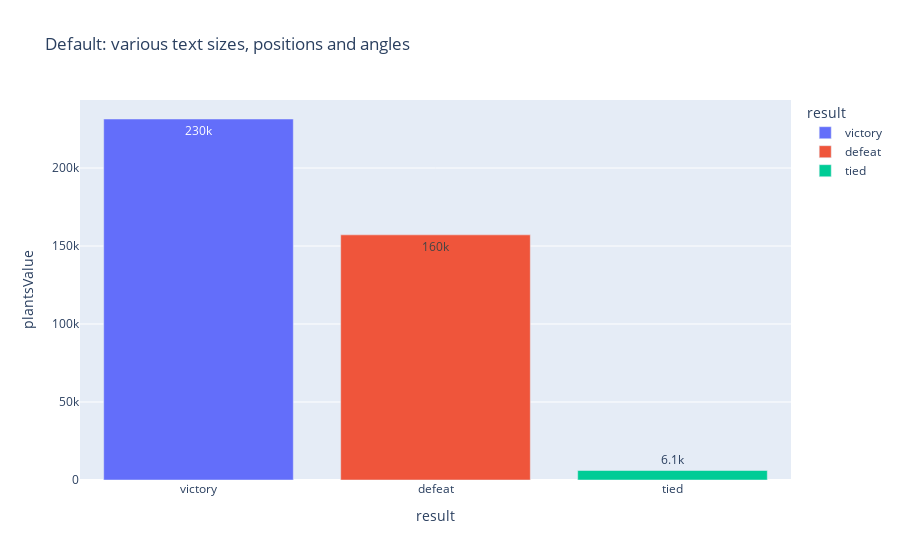
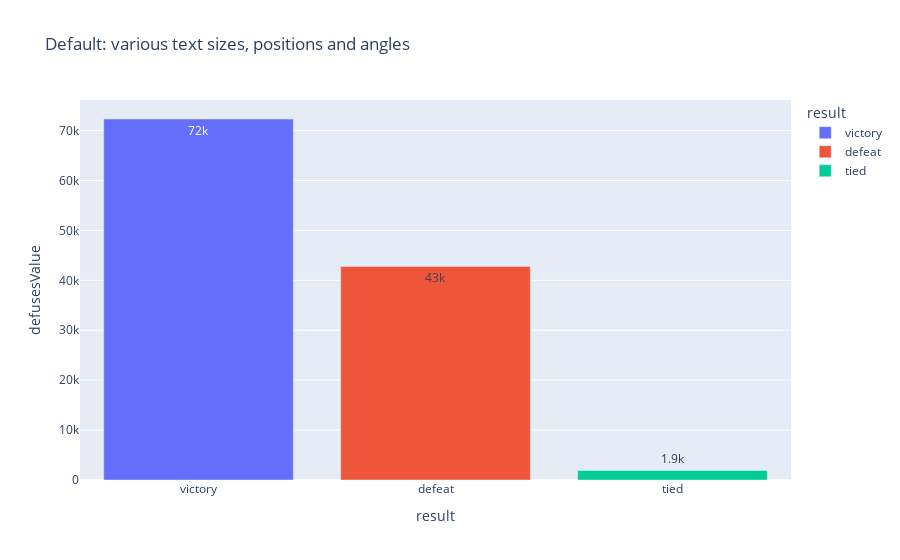

Notebook source saved alongside these figures, in order:
### Code cell
fig = px.bar(matches_plat_defuse, x = 'result', y = 'plantsValue', text_auto='.2s',
            title="Default: various text sizes, positions and angles", color = 'result')
fig.show()

fig = px.bar(matches_plat_defuse, x = 'result', y = 'defusesValue', text_auto='.2s',
            title="Default: various text sizes, positions and angles", color = 'result')
fig.show()

### Figure 1 — Plotly figure (JSON) as saved in the notebook; plotly's stock layout.template omitted (floating-point values rounded to 4 significant figures)
{"data": [{"alignmentgroup": "True", "hovertemplate": "result=%{x}<br>plantsValue=%{y}<extra></extra>", "legendgroup": "victory", "marker": {"color": "#636efa", "pattern": {"shape": ""}}, "name": "victory", "offsetgroup": "victory", "orientation": "v", "showlegend": true, "textposition": "auto", "texttemplate": "%{y:.2s}", "type": "bar", "x": ["victory"], "xaxis": "x", "y": [231428], "yaxis": "y"}, {"alignmentgroup": "True", "hovertemplate": "result=%{x}<br>plantsValue=%{y}<extra></extra>", "legendgroup": "defeat", "marker": {"color": "#EF553B", "pattern": {"shape": ""}}, "name": "defeat", "offsetgroup": "defeat", "orientation": "v", "showlegend": true, "textposition": "auto", "texttemplate": "%{y:.2s}", "type": "bar", "x": ["defeat"], "xaxis": "x", "y": [157144], "yaxis": "y"}, {"alignmentgroup": "True", "hovertemplate": "result=%{x}<br>plantsValue=%{y}<extra></extra>", "legendgroup": "tied", "marker": {"color": "#00cc96", "pattern": {"shape": ""}}, "name": "tied", "offsetgroup": "tied", "orientation": "v", "showlegend": true, "textposition": "auto", "texttemplate": "%{y:.2s}", "type": "bar", "x": ["tied"], "xaxis": "x", "y": [6086], "yaxis": "y"}], "layout": {"barmode": "relative", "legend": {"title": {"text": "result"}, "tracegroupgap": 0}, "title": {"text": "Default: various text sizes, positions and angles"}, "xaxis": {"anchor": "y", "categoryarray": ["victory", "defeat", "tied"], "categoryorder": "array", "domain": [0, 1], "title": {"text": "result"}}, "yaxis": {"anchor": "x", "domain": [0, 1], "title": {"text": "plantsValue"}}}}

### Figure 2 — Plotly figure (JSON) as saved in the notebook; plotly's stock layout.template omitted (floating-point values rounded to 4 significant figures)
{"data": [{"alignmentgroup": "True", "hovertemplate": "result=%{x}<br>defusesValue=%{y}<extra></extra>", "legendgroup": "victory", "marker": {"color": "#636efa", "pattern": {"shape": ""}}, "name": "victory", "offsetgroup": "victory", "orientation": "v", "showlegend": true, "textposition": "auto", "texttemplate": "%{y:.2s}", "type": "bar", "x": ["victory"], "xaxis": "x", "y": [72324], "yaxis": "y"}, {"alignmentgroup": "True", "hovertemplate": "result=%{x}<br>defusesValue=%{y}<extra></extra>", "legendgroup": "defeat", "marker": {"color": "#EF553B", "pattern": {"shape": ""}}, "name": "defeat", "offsetgroup": "defeat", "orientation": "v", "showlegend": true, "textposition": "auto", "texttemplate": "%{y:.2s}", "type": "bar", "x": ["defeat"], "xaxis": "x", "y": [42786], "yaxis": "y"}, {"alignmentgroup": "True", "hovertemplate": "result=%{x}<br>defusesValue=%{y}<extra></extra>", "legendgroup": "tied", "marker": {"color": "#00cc96", "pattern": {"shape": ""}}, "name": "tied", "offsetgroup": "tied", "orientation": "v", "showlegend": true, "textposition": "auto", "texttemplate": "%{y:.2s}", "type": "bar", "x": ["tied"], "xaxis": "x", "y": [1910], "yaxis": "y"}], "layout": {"barmode": "relative", "legend": {"title": {"text": "result"}, "tracegroupgap": 0}, "title": {"text": "Default: various text sizes, positions and angles"}, "xaxis": {"anchor": "y", "categoryarray": ["victory", "defeat", "tied"], "categoryorder": "array", "domain": [0, 1], "title": {"text": "result"}}, "yaxis": {"anchor": "x", "domain": [0, 1], "title": {"text": "defusesValue"}}}}
